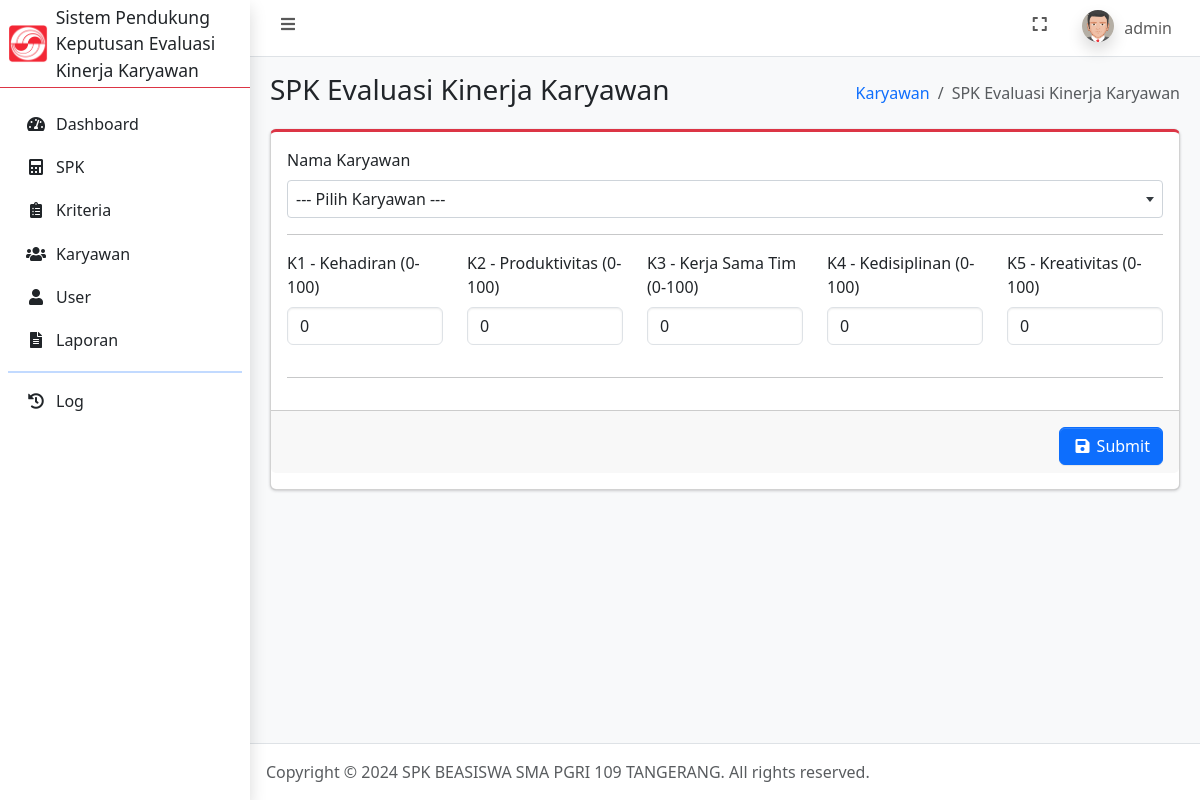
Screenshot of /tambah_spk.php (signed in) with the database file from the repository.
### tables this page shows
CREATE TABLE `user` (
  `id_user` int(11) NOT NULL,
  `username` varchar(100) NOT NULL,
  `password` varchar(255) NOT NULL,
  `jabatan` enum('admin','petugas') NOT NULL,
  `nama` varchar(100) NOT NULL,
  `foto` text NOT NULL,
  `dibuat_pada` timestamp NOT NULL DEFAULT current_timestamp()
);

CREATE TABLE `kriteria` (
  `id_kriteria` int(11) NOT NULL,
  `kriteria_ke` int(11) NOT NULL,
  `peringkat_kepentingan` int(11) NOT NULL,
  `nama_kriteria` varchar(100) NOT NULL,
  `bobot` float NOT NULL,
  `bobot_normalisasi` float DEFAULT NULL,
  `dibuat_pada` datetime NOT NULL DEFAULT current_timestamp()
);

### connection.php (called while the page is built, shortened)
<?php
	$host = 'localhost';
	$user = 'root';
	$pass = '';
	$database = 'spk_evaluasi_kinerja_karyawan';
	$conn = mysqli_connect($host, $user, $pass, $database);
    if (isset($_SESSION['id_user'])) {
    	$id_user = $_SESSION['id_user'];
		$dataUser = mysqli_fetch_assoc(mysqli_query($conn, "SELECT * FROM user WHERE id_user = $id_user"));
	}
?>

### tambah_spk.php (the view, shortened to what this page needs)
<?php
    require_once 'connection.php';
    $kriteria = mysqli_query($conn, "SELECT * FROM kriteria ORDER BY kriteria_ke ASC");
?>
<!DOCTYPE html>
<html lang="en">
<head>
    <?php include_once 'include/head.php'; ?>
</head>
<body class="layout-fixed sidebar-expand-lg bg-body-tertiary">
    <div class="app-wrapper">
        <?php include_once 'include/navbar.php'; ?>
        <?php include_once 'include/sidebar.php'; ?>
        <main class="app-main">
            <div class="app-content-header">
                <div class="container-fluid">
                    <div class="row">
                        <div class="col-sm-6">
                            <h3 class="mb-0">SPK Evaluasi Kinerja Karyawan</h3>
                        </div>
                        <div class="col-sm-6">
                            <ol class="breadcrumb float-sm-end">
                                <li class="breadcrumb-item"><a href="karyawan.php">Karyawan</a></li>
                                <li class="breadcrumb-item active" aria-current="page">
                                    SPK Evaluasi Kinerja Karyawan
                                </li>
                            </ol>
                        </div>
                    </div>
                </div>
            </div>
            <div class="app-content">
                <div class="container-fluid">
                    <div class="row">
                        <div class="col-12">
                            <div class="card card-danger card-outline mb-4">
                                <form method="post">
                                    <div class="card-body">
                                        <div class="mb-3">
                                            <label for="id_karyawan" class="form-label">Nama Karyawan</label>
                                        </div>
                                        <hr>
                                        <div class="row">
                                            <?php foreach ($kriteria as $dk): ?>
                                                <div class="mb-3 col">
                                                    <label for="nilai_<?= $dk['id_kriteria']; ?>" class="form-label">
                                                        K<?= $dk['kriteria_ke']; ?> - <?= htmlspecialchars($dk['nama_kriteria']); ?> (0-100)
                                                    </label>
                                                    <input type="number" step="0.01" id="nilai_<?= $dk['id_kriteria']; ?>" class="form-control" name="penilaian[<?= $dk['id_kriteria']; ?>][nilai]" min="0" max="100" value="0" required>
                                                </div>
                                            <?php endforeach; ?>
                                        </div>
                                        <hr>
                                    </div>
                                    <div class="card-footer pt-3 text-end">
                                        <button type="submit" name="btnTambahSpkEvaluasiKinerjaKaryawan" class="btn btn-primary">
                                            <i class="fas fa-fw fa-save"></i> Submit
                                        </button>
                                    </div>
                                </form>
                            </div>
                        </div>
                    </div>
                </div>
            </div>
        </main>
        <?php include_once 'include/footer.php'; ?>
    </div>
</body>
</html>

### include/navbar.php (shortened to what this page needs)
<nav class="app-header navbar navbar-expand bg-body">
    <div class="container-fluid">
        <ul class="navbar-nav">
            <li class="nav-item"> <a class="nav-link" data-lte-toggle="sidebar" href="#" role="button"> <i class="fas fa-fw fa-bars"></i> </a> </li>
        </ul>
        <ul class="navbar-nav ms-auto">
            <li class="nav-item"> <a class="nav-link" href="#" data-lte-toggle="fullscreen"> <i data-lte-icon="maximize" class="fas fa-fw fa-expand"></i> </a> </li>
            <li class="nav-item dropdown user-menu">
                <a href="#" class="nav-link dropdown-toggle" data-bs-toggle="dropdown" aria-expanded="false">
                    <img src="assets/img/profiles/<?= $dataUser['foto']; ?>" class="user-image rounded-circle shadow" alt="User Image">
                    <span class="d-none d-md-inline"><?= $dataUser['username']; ?></span>
                </a>
            </li>
        </ul>
    </div>
</nav>

### rows the page displays
user: foto (placeholder picture), username "admin"
kriteria: kriteria_ke "1", nama_kriteria "Kehadiran"
kriteria: kriteria_ke "2", nama_kriteria "Produktivitas"
kriteria: kriteria_ke "3", nama_kriteria "Kerja Sama Tim"
kriteria: kriteria_ke "4", nama_kriteria "Kedisiplinan"
kriteria: kriteria_ke "5", nama_kriteria "Kreativitas"
